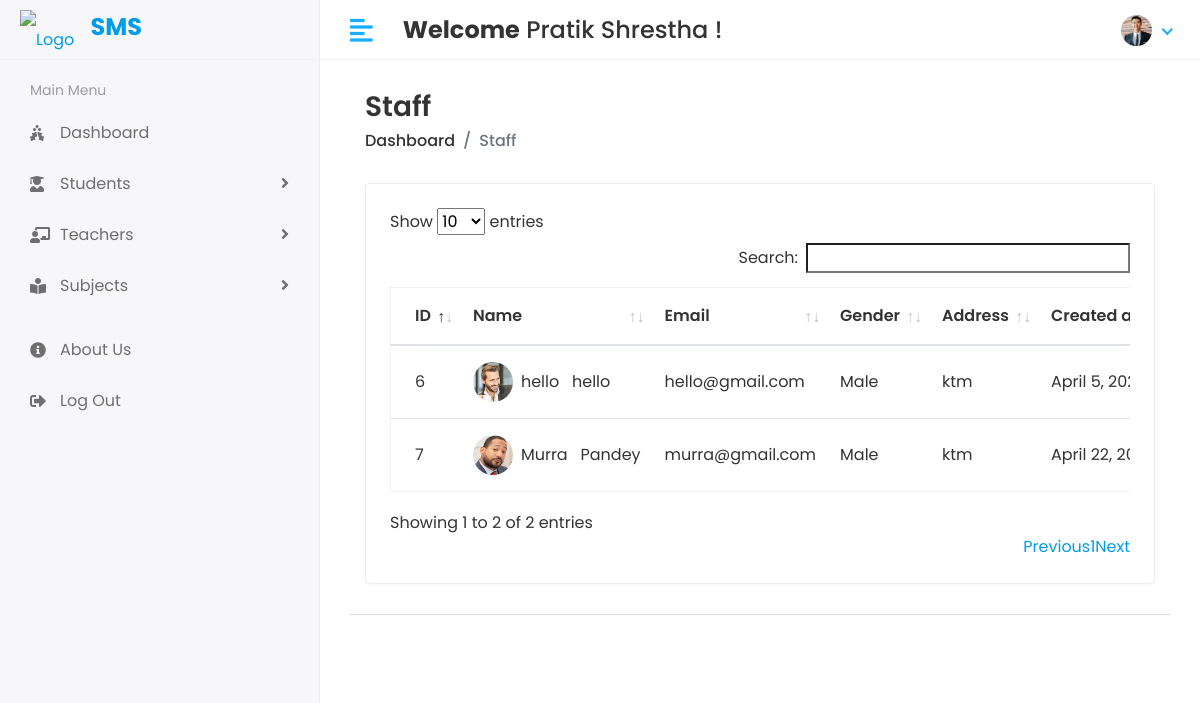
The app's page /Hod/Staff/View (signed in), older data.
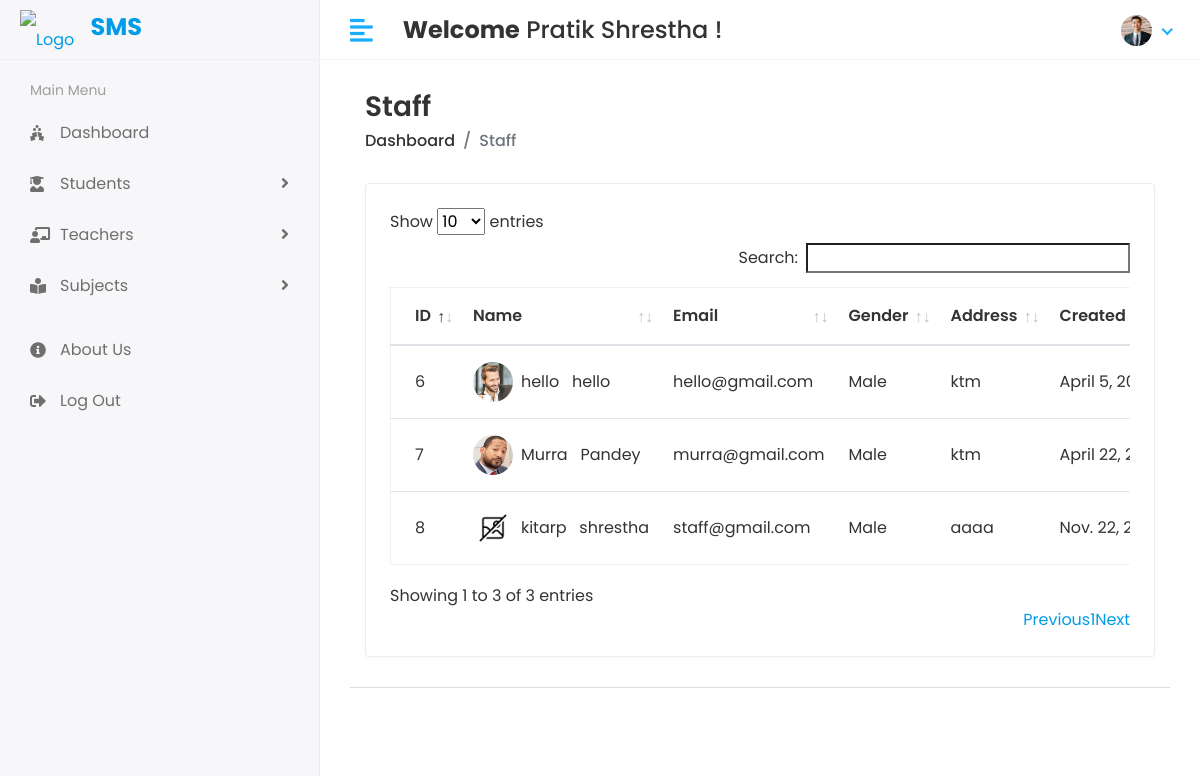
The same page, newer data.
### sms/models.py (models this page shows, shortened)
class Staff(models.Model):
    admin =models.OneToOneField(CustomUser,on_delete=models.CASCADE)
    address=models.TextField()
    gender=models.CharField(max_length=10)
    created_at=models.DateTimeField(auto_now_add=True)
    updated_at=models.DateTimeField(auto_now=True)

class CustomUser(AbstractUser):
    USER_CHOICES = (
        (1, 'HOD'),
        (2, 'STAFF'),
        (3, 'STUDENT'),
    )
    user_type = models.CharField(choices=USER_CHOICES, max_length=50, default=1)
    profile_pic = models.ImageField(upload_to='media/profile_pic')

### student_management_system/Hod_Views.py (the view)
# urls.py: path('Hod/Staff/View',Hod_Views.VIEW_STAFF,name='view_staff'),
@login_required(login_url='/')
def VIEW_STAFF(request):
    staff=Staff.objects.all()
    context={
        'staff':staff,
    }
    return render(request,'Hod/view_staff.html',context)

### templates/Hod/view_staff.html (shortened to what this page needs)
{% extends 'base.html' %}
{% load static %}
{% block content %}
<div class="content container-fluid">
    <div class="page-header">
       <div class="row align-items-center">
          <div class="col">
             <h3 class="page-title">Staff</h3>
             <ul class="breadcrumb">
                <li class="breadcrumb-item"><a href="index.html">Dashboard</a></li>
                <li class="breadcrumb-item active">Staff</li>
             </ul>
          </div>
       </div>
    </div>
    <div class="row">
       <div class="col-sm-12">
          <div class="card card-table">
             <div class="card-body">
                <div class="table-responsive">
                   <table id="table_id"class="table table-hover table-center mb-0 ">
                      <thead>
                         <tr>
                            <th>ID</th>
                            <th>Name</th>
                            <th>Email</th>
                            <th>Gender</th>
                            <th>Address</th>
                            <th>Created at</th>
                         </tr>
                      </thead>
                      <tbody>
                        {%for i in staff %}
                        <tr>
                            <td>{{i.id}}</td>
                            <td>
                               <h2 class="table-avatar">
                                {% if i.admin.profile_pic %}
                                    <a  class="avatar avatar-sm mr-2"><img class="avatar-img rounded-circle" src="/{{i.admin.profile_pic}}" alt="User Image"></a>
                                {% else %}
                                    <a  class="avatar avatar-sm mr-2"><img class="avatar-img rounded-circle" src="{% static 'assets/img/NoImg.png'%}" alt="No Image"></a>
                                {% endif %}
                                {{i.admin.first_name}} &nbsp; {{i.admin.last_name}}</a>
                               </h2>
                            </td>
                            <td>{{i.admin.email}}</td>
                            <td>{{i.gender}}</td>
                            <td>{{i.address}}</td>
                            <td>{{i.created_at}}</td>
                         </tr>
                         {% endfor %}
                      </tbody>
                   </table>
                </div>
             </div>
          </div>
       </div>
    </div>
 </div>
{% endblock %}

Row changes from the older to the newer data that the page shows:
added Staff: id "8", admin.first_name "kitarp", admin.last_name "shrestha", admin.email "staff@gmail.com", gender "Male", address "aaaa", created_at "Nov. 22,…"
Text that changed along with them:
text written by a page script: "Show entries Search: Showing 1 to 2 of 2 entries Previous 1 Next" → "Show entries Search: Showing 1 to 3 of 3 entries Previous 1 Next"
